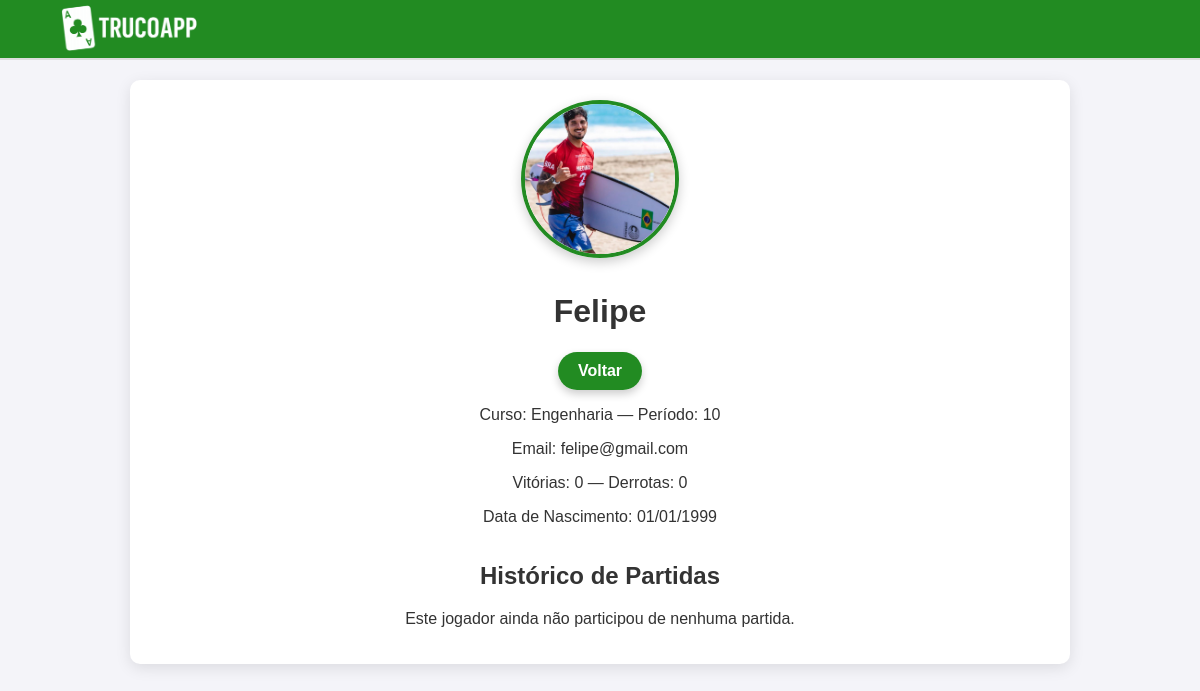
Screenshot of /jogadores/13/ with the database file from the repository.
### core/models.py (models this page shows, shortened)
class Jogador(models.Model):
    id = models.AutoField(primary_key=True)
    user = models.OneToOneField(
        User,
        on_delete=models.SET_NULL,
        null=True, blank=True,
        related_name="jogador",
        help_text="Usuário associado a este jogador (opcional)",
    )
    nome = models.CharField(max_length=100, help_text='Entre o nome', blank=True, default="")
    curso = models.CharField(max_length=100, help_text='Entre o curso', blank=True, default="")
    periodo = models.IntegerField(help_text='Informe o período do curso', default=0)
    email = models.EmailField(help_text='Informe o email', max_length=254, blank=True, default="")
    vitorias = models.IntegerField(help_text='Número de vitórias', default=0)
    derrotas = models.IntegerField(help_text='Número de derrotas', default=0)
    imagem = models.ImageField(upload_to='jogadores/', null=True, blank=True)
    dtNasc = models.DateField(
        help_text='Nascimento no formato DD/MM/AAAA',
        verbose_name='Data de nascimento',
        null=True, blank=True,
    )
    @property
    def imagem_url(self) -> str:
        try:
            if self.imagem and self.imagem.name:
                return self.imagem.url
        except ValueError:
            pass
        return static('img/defaultavatar.png')
    from django.db import models

### core/views.py (the view)
# urls.py: path("jogadores/<int:pk>/", views.JogadorDetailView.as_view(), name="jogador_detail"),
class JogadorDetailView(DetailView):
    model = Jogador
    template_name = "core/jogador_detail.html"
    context_object_name = "jogador"
    def get_context_data(self, **kwargs):
        context = super().get_context_data(**kwargs)
        jogador = self.object
        partidas = Partida.objects.filter(jogador1=jogador) | Partida.objects.filter(jogador2=jogador)
        partidas = partidas.order_by('-id')  # mais recentes primeiro
        context['partidas'] = partidas
        return context

### templates/core/jogador_detail.html (shortened to what this page needs)
{% load static %}
<!DOCTYPE html>
<html lang="pt-br">
<head>
  <link rel="stylesheet" href="{% static 'css/jogador_detail.css' %}" type="text/css">
</head>
<body>
<header>
  <a href="{% url 'home' %}" class="logo-home">
    <img src="{% static 'img/logo.png' %}" alt="TrucoApp Logo">
  </a>
</header>
<div class="jogador-detail">
  <div class="jogador-header">
    <img src="{{ jogador.imagem_url }}" alt="{{ jogador.nome }}" class="player-img">
    <h1 class="jogador-nome">{{ jogador.nome }}</h1>
    <div class="jogador-actions">
      <a href="{% url 'jogador_list' %}" class="btn-action">Voltar</a>
    </div>
  </div>
  <div class="jogador-info">
    <p>Curso: {{ jogador.curso|default:"—" }} — Período: {{ jogador.periodo|default:"—" }}</p>
    <p>Email: {{ jogador.email|default:"—" }}</p>
    <p>Vitórias: {{ jogador.vitorias|default:0 }} — Derrotas: {{ jogador.derrotas|default:0 }}</p>
    <p>Data de Nascimento: {{ jogador.dtNasc|date:"d/m/Y" }}</p>
  </div>
<div class="historico-partidas">
  <h2>Histórico de Partidas</h2>
  {% if partidas %}
    <div class="partidas-list">
      {% for partida in partidas %}
        <div class="partida-card">
          <div class="players">
            <img src="{{ partida.jogador1.imagem_url }}" alt="{{ partida.jogador1.nome }}" class="player-thumb">
            <span class="vs-text">vs</span>
            <img src="{{ partida.jogador2.imagem_url }}" alt="{{ partida.jogador2.nome }}" class="player-thumb">
          </div>
          <div class="partida-info">
            <p>{{ partida.jogador1.nome }} x {{ partida.jogador2.nome }}</p>
            <p>Pontos: {{ partida.pontos }}</p>
            <p>Vencedor: {{ partida.vencedor.nome }}</p>
          </div>
        </div>
        {% if request.user.is_authenticated and request.user.is_staff %}
    <div class="partida-actions">
      <a href="{% url 'partida_update' partida.pk %}" class="btn-action">Editar Partida</a>
    </div>
  {% endif %}
      {% endfor %}
    </div>
  {% else %}
    <p>Este jogador ainda não participou de nenhuma partida.</p>
  {% endif %}
</div>
</body>
</html>

### static/css/jogador_detail.css (style rules this page uses)
body { font-family: Arial, sans-serif; margin: 0; background: #f4f4f9; color: #333; display: flex; flex-direction: column; align-items: center; }
.jogador-detail { max-width: 900px; width: 100%; margin-top: 20px; background-color: #fff; border-radius: 10px; box-shadow: 0px 4px 15px rgba(0,0,0,0.1); display: flex; flex-direction: column; align-items: center; text-align: center; margin-left: auto; margin-right: auto; padding: 20px; }
.jogador-actions { margin-top: 15px; display: flex; justify-content: center; gap: 10px; }
header { display: flex; justify-content: space-between; align-items: center; padding: 0 1rem; height: 60px; border-bottom: 2px solid #ddd; width: 100%; box-sizing: border-box; background: #228B22; }
.logo-home { display: flex; align-items: center; height: 100%; }
.logo-home img { max-height: 150px; width: auto; display: block; }
.jogador-actions .btn-action { text-decoration: none; color: #fff; background: linear-gradient(135deg, #228B22, #228B22); padding: 10px 20px; border-radius: 25px; margin: 0 5px; font-size: 1rem; font-weight: bold; transition: all 0.3s ease; box-shadow: 0 4px 8px rgba(0,0,0,0.2); }
.player-img { width: 150px; height: 150px; border-radius: 50%; object-fit: cover; margin-bottom: 10px; border: 4px solid #228B22; box-shadow: 0 4px 12px rgba(0,0,0,0.2); }

### rows the page displays
Jogador: imagem_url (picture), nome "Felipe", curso "Engenharia", periodo "10", email "felipe@gmail.com", vitorias "0", derrotas "0", dtNasc "01/01/1999"
